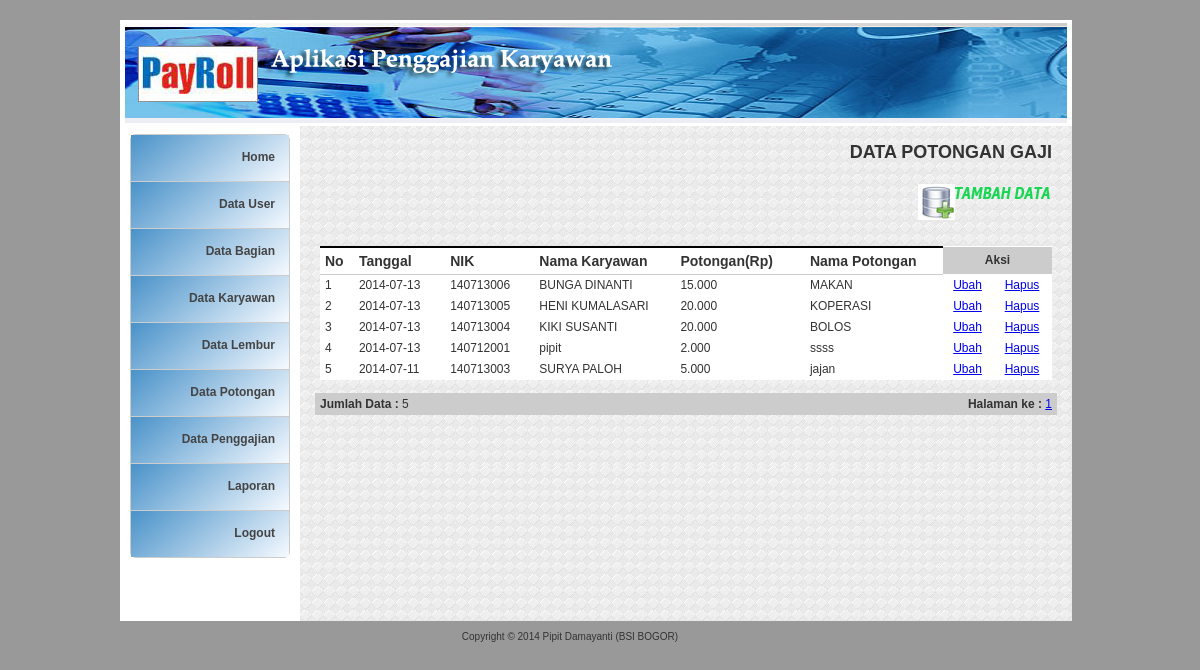
The app's page /?page=Potongan-Data (signed in) with its own data.
### tables this page shows
CREATE TABLE IF NOT EXISTS `potongan` (
  `id_potongan` int(4) NOT NULL AUTO_INCREMENT,
  `nik` char(20) NOT NULL,
  `tanggal` date NOT NULL,
  `besar_potongan` int(10) NOT NULL,
  `nama_potongan` varchar(50) NOT NULL,
  `kd_user` char(4) NOT NULL,
  PRIMARY KEY (`id_potongan`)
);

CREATE TABLE IF NOT EXISTS `karyawan` (
  `nik` char(20) NOT NULL,
  `nm_karyawan` varchar(50) NOT NULL,
  `kd_bagian` char(6) NOT NULL,
  `kelamin` varchar(10) NOT NULL,
  `gol_darah` enum('','A','B','AB','O') NOT NULL,
  `agama` varchar(20) NOT NULL,
  `alamat_tinggal` varchar(100) NOT NULL,
  `no_telepon` int(12) NOT NULL,
  `tempat_lahir` varchar(30) NOT NULL,
  `tanggal_lahir` date NOT NULL,
  `status_kawin` enum('Kawin','Belum Kawin') NOT NULL,
  `tanggal_masuk` date NOT NULL,
  PRIMARY KEY (`nik`)
);

### library/inc.library.php (called while the page is built, shortened)
<?php
function format_angka($angka) {
	$hasil =  number_format($angka,0, ",",".");
	return $hasil;
}
?>

### potongan_data.php (the view, shortened to what this page needs)
<?php
$row = 50;
$hal = isset($_GET['hal']) ? $_GET['hal'] : 0;
$pageSql = "SELECT * FROM potongan";
$pageQry = mysql_query($pageSql, $koneksidb) or die ("error paging: ".mysql_error());
$jml	 = mysql_num_rows($pageQry);
$max	 = ceil($jml/$row);
?>
<table width="742" border="0" cellpadding="2" cellspacing="0" class="table-border">
  <tr>
    <td colspan="2" align="right"><h2><b>DATA POTONGAN GAJI </b></h2></td>
  </tr>
  <tr>
    <td colspan="2" align="right"><a href="?page=Potongan-Add" target="_self"><img src="images/ADD DATA.png" width="134" height="36" border="0" /></a></td>
  </tr>
  <tr>
    <td colspan="2">&nbsp;</td>
  </tr>
  <tr>
    <td colspan="2"><table class="table-list" width="100%" border="0" cellspacing="1" cellpadding="2">
      <tr>
        <th width="25"><strong>No</strong></th>
        <th width="87"><strong>Tanggal</strong></th>
        <th width="83"><strong>NIK </strong></th>
        <th width="142"><strong>Nama Karyawan </strong></th>
        <th width="125"><strong>Potongan(Rp) </strong></th>
        <th width="141"><strong>Nama Potongan </strong></th>
        <td colspan="2" align="center" bgcolor="#CCCCCC"><strong>Aksi</strong></td>
        </tr>
      <?php
	$mySql 	= "SELECT potongan.*, karyawan.nik, karyawan.nm_karyawan FROM potongan
				LEFT JOIN karyawan ON potongan.nik=karyawan.nik
				ORDER BY potongan.id_potongan DESC LIMIT $hal, $row";
	$myQry 	= mysql_query($mySql, $koneksidb)  or die ("Query  salah : ".mysql_error());
	$nomor  = 0;
	while ($kolomData = mysql_fetch_array($myQry)) {
		$nomor++;
		$Kode = $kolomData['id_potongan'];
	?>
      <tr>
        <td><?php echo $nomor; ?></td>
        <td><?php echo $kolomData['tanggal']; ?></td>
        <td><?php echo $kolomData['nik']; ?></td>
        <td><?php echo $kolomData['nm_karyawan']; ?></td>
        <td align="left"><?php echo format_angka($kolomData['besar_potongan']); ?></td>
        <td><?php echo $kolomData['nama_potongan']; ?></td>
        <td width="41" align="center"><a href="?page=Potongan-Edit&amp;Kode=<?php echo $Kode; ?>" target="_self" alt="Edit Data">Ubah</a></td>
		<td width="53" align="center"><a href="?page=Potongan-Delete&amp;Kode=<?php echo $Kode; ?>" target="_self" alt="Delete Data" onclick="return confirm('ANDA YAKIN AKAN MENGHAPUS DATA PENTING INI ... ?')">Hapus</a></td>
      </tr>
      <?php } ?>
    </table>    </td>
  </tr>
  <tr class="selKecil">
    <td width="401" height="22" bgcolor="#CCCCCC"><strong>Jumlah Data :</strong> <?php echo $jml; ?> </td>
    <td width="333" align="right" bgcolor="#CCCCCC"><b>Halaman ke :</b>
	<?php
	for ($h = 1; $h <= $max; $h++) {
		$list[$h] = $row * $h - $row;
		echo " <a href='?page=Potongan-Data&hal=$list[$h]'>$h</a> ";
	}
	?>	</td>
  </tr>
</table>

### styles/style_admin.css (style rules this page uses)
.table-list { clear: both; text-align: left; border-collapse: collapse; margin: 0px 0px 10px 0px; background:#fff; }
.table-list th { color: #333; font-size: 14px; font-weight: 700; margin: 2px 2px 2px 2px; padding: 5px 5px; background: url(../images/feed-title-white.jpg) repeat-x top #fff; border-bottom: 1px solid #CCC; border-top: 2px solid #000000; }
.table-list td { color: #333; font-size:12px; border-color: #fff; border-collapse: collapse; vertical-align: center; padding: 3px 5px; border-bottom:1px #CCCCCC solid; }
.table-print td { color: #333; font-size:12px; border-color: #fff; border-collapse: collapse; vertical-align: center; padding: 3px 5px; }
.selKecil { color: #333; font-size:12px; border-color: #fff; border-collapse: collapse; vertical-align: center; padding: 3px 5px; border-bottom:1px #CCCCCC solid; }

### index.php (style rules this page uses)
body,td,th { font-family: Arial; }

### records on screen
potongan: tanggal "2014-07-13", karyawan.nik "140713006", karyawan.nm_karyawan "BUNGA DINANTI", besar_potongan "15.000", nama_potongan "MAKAN"
potongan: tanggal "2014-07-13", karyawan.nik "140713005", karyawan.nm_karyawan "HENI KUMALASARI", besar_potongan "20.000", nama_potongan "KOPERASI"
potongan: tanggal "2014-07-13", karyawan.nik "140713004", karyawan.nm_karyawan "KIKI SUSANTI", besar_potongan "20.000", nama_potongan "BOLOS"
potongan: tanggal "2014-07-13", karyawan.nik "140712001", karyawan.nm_karyawan "pipit", besar_potongan "2.000", nama_potongan "ssss"
potongan: tanggal "2014-07-11", karyawan.nik "140713003", karyawan.nm_karyawan "SURYA PALOH", besar_potongan "5.000", nama_potongan "jajan"

### other values on screen
$jml "5"
